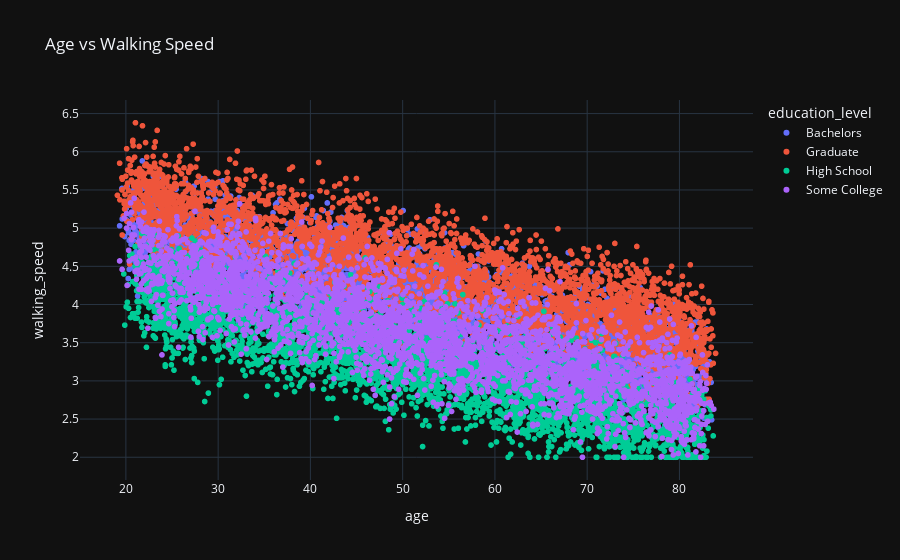

The cell this chart's notebook holds for it:
### Markdown cell above
Interactive dashboard

### Code cell
fig = px.scatter(dt, x='age', y='walking_speed', color='education_level', title="Age vs Walking Speed")
fig.show()

### Figure 1 — Plotly figure (JSON) as saved in the notebook; plotly's stock layout.template omitted (floating-point values rounded to 4 significant figures; data arrays with more than 128 entries replaced by an {"elided": "..."} marker saying what was removed)
{"data": [{"hovertemplate": "education_level=Bachelors<br>age=%{x}<br>walking_speed=%{y}<extra></extra>", "legendgroup": "Bachelors", "marker": {"color": "#636efa", "symbol": "circle"}, "mode": "markers", "name": "Bachelors", "showlegend": true, "x": {"elided": "3977 float values"}, "xaxis": "x", "y": {"elided": "3977 float values"}, "yaxis": "y", "type": "scattergl"}, {"hovertemplate": "education_level=Graduate<br>age=%{x}<br>walking_speed=%{y}<extra></extra>", "legendgroup": "Graduate", "marker": {"color": "#EF553B", "symbol": "circle"}, "mode": "markers", "name": "Graduate", "showlegend": true, "x": {"elided": "3946 float values"}, "xaxis": "x", "y": {"elided": "3946 float values"}, "yaxis": "y", "type": "scattergl"}, {"hovertemplate": "education_level=High School<br>age=%{x}<br>walking_speed=%{y}<extra></extra>", "legendgroup": "High School", "marker": {"color": "#00cc96", "symbol": "circle"}, "mode": "markers", "name": "High School", "showlegend": true, "x": {"elided": "3867 float values"}, "xaxis": "x", "y": {"elided": "3867 float values"}, "yaxis": "y", "type": "scattergl"}, {"hovertemplate": "education_level=Some College<br>age=%{x}<br>walking_speed=%{y}<extra></extra>", "legendgroup": "Some College", "marker": {"color": "#ab63fa", "symbol": "circle"}, "mode": "markers", "name": "Some College", "showlegend": true, "x": {"elided": "3601 float values"}, "xaxis": "x", "y": {"elided": "3601 float values"}, "yaxis": "y", "type": "scattergl"}], "layout": {"xaxis": {"anchor": "y", "domain": [0.0, 1.0], "title": {"text": "age"}}, "yaxis": {"anchor": "x", "domain": [0.0, 1.0], "title": {"text": "walking_speed"}}, "legend": {"title": {"text": "education_level"}, "tracegroupgap": 0}, "title": {"text": "Age vs Walking Speed"}}}
